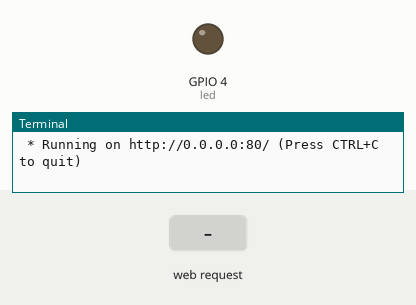
Simulated run of this program. Board: Raspberry Pi (BCM pin numbers). On the bench: output pins drawn as LEDs (lit = HIGH), the last lines printed to the terminal. The inputs (shaded band) are chosen by the test bench. The clock reads 2024-03-15 10:24:30 at power-on unless the program sets it.

Above: at 1.2 s.
1.3 s: HTTP request for /led/on received
At 2.3 s:
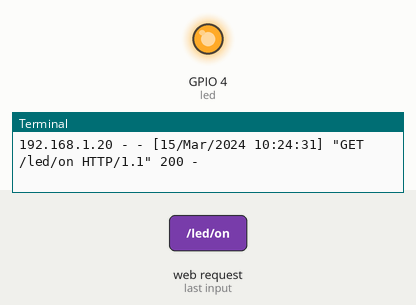
2.8 s: HTTP request for /led/off received
At 3.5 s:
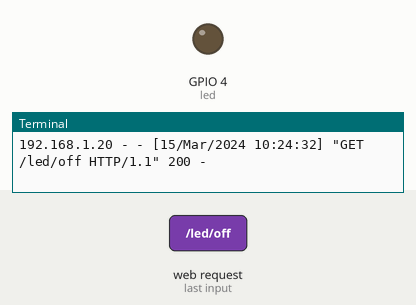
Timing chart, 0 to 5.8 s (numbered marks = the images above; inputs shaded):
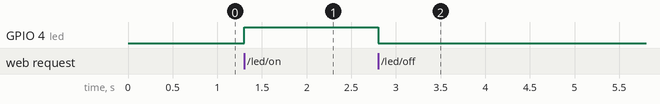

The program:

led_api.py
```python
from led_switch import LED_Switch as LED
from flask import Flask
app = Flask(__name__)

led = LED(4)


@app.route("/led/on")
def switch_on():
    led.on()
    return state()


@app.route("/led/off")
def switch_off():
    led.off()
    return state()


@app.route("/led/state")
def get_state():
    return state()

def state():
    s = led.state()
    if s == LED.ON:
        return "{ \"state\": \"ON\" }"
    elif s == LED.OFF:
        return "{ \"state\": \"OFF\" }"

if __name__ == "__main__":
    app.run(host="0.0.0.0", port=80, debug=True)
```

led_switch.py
```python
try:
    import RPi.GPIO as GPIO
except RuntimeError:
    print("Error importing RPi.GPIO!  This is probably because you need superuser privileges.  You can achieve this by using 'sudo' to run your script")

class LED_Switch:

    OFF = 0
    ON = 1

    def __init__(self, pin=7):
        self.led_pin = pin
        GPIO.setmode(GPIO.BCM)
        GPIO.setup(self.led_pin, GPIO.OUT)
        GPIO.output(self.led_pin, GPIO.LOW)
        self.status = LED_Switch.OFF

    def on(self):
        GPIO.output(self.led_pin, GPIO.HIGH)
        self.status = LED_Switch.ON

    def off(self):
        GPIO.output(self.led_pin, GPIO.LOW)
        self.status = LED_Switch.OFF

    def state(self):
        return self.status
```

Measured:
- after the input at 1.3 s, GPIO 4 (led): LOW → HIGH at once
- after the input at 2.8 s, GPIO 4 (led): HIGH → LOW at once
